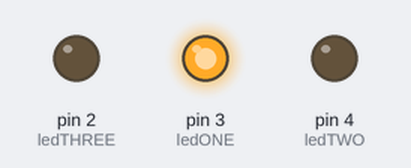
This sketch was run on a simulated Arduino Uno, built with avr-gcc and run on an emulated ATmega328P. Shown: output pins drawn as LEDs (lit = HIGH). Random numbers use the default seed unless the sketch sets one.

Above: at 0.22 s.
At 8.9 s:
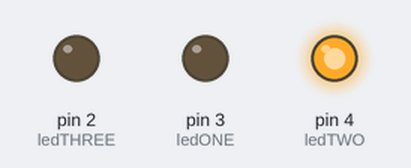
At 19.9 s:
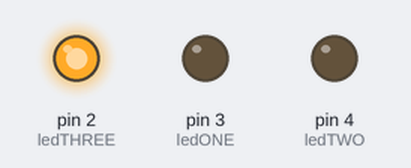
At 39.4 s:
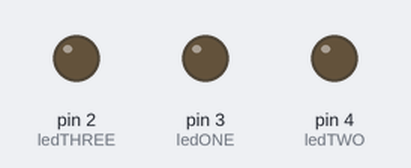
Timing chart, 0 to 40.0 s (numbered marks = the images above):
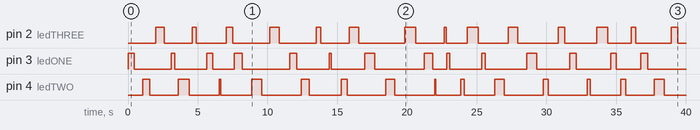

Measured:
- by itself, pin 2 (ledTHREE): LOW → HIGH at 2.0 s, → LOW 0.61 s later, → HIGH 2.0 s later, → LOW 0.27 s later, … (28 changes in this stretch)
- by itself, pin 3 (ledONE): LOW → HIGH at 0.00 s, → LOW 0.45 s later, → HIGH 2.7 s later, → LOW 0.24 s later, … (28 changes in this stretch)
- by itself, pin 4 (ledTWO): LOW → HIGH at 1.1 s, → LOW 0.49 s later, → HIGH 2.1 s later, → LOW 0.77 s later, … (28 changes in this stretch)

The sketch:

squarePiece.ino.ino
```cpp
//Regina Cantu ITP Thesis 2018 - Heartbeat

const int ledONE = 3;
const int ledTWO = 4;
const int ledTHREE  = 2;


void setup() {
  // Start off with the LED off.

  Serial.begin(9600);
  pinMode(ledONE, OUTPUT);
  pinMode(ledTWO, OUTPUT);
  pinMode(ledTHREE, OUTPUT);
}

void loop() {
  long espera = random (20, 800);
    long espera1 = random (20, 800);
      long espera2 = random (20, 800);
  digitalWrite(ledONE, HIGH);
  delay(espera);
   digitalWrite(ledONE, LOW);
   delay(espera1);
  //Serial.println (espera);
  digitalWrite(ledTWO, HIGH);
   delay(espera2);
      digitalWrite(ledTWO, LOW);
   delay(espera);
  // Serial.println (espera);
  digitalWrite(ledTHREE, HIGH);
   delay(espera1);
      digitalWrite(ledTHREE, LOW);
   delay(espera2);
  // Serial.println (espera);
}
```
